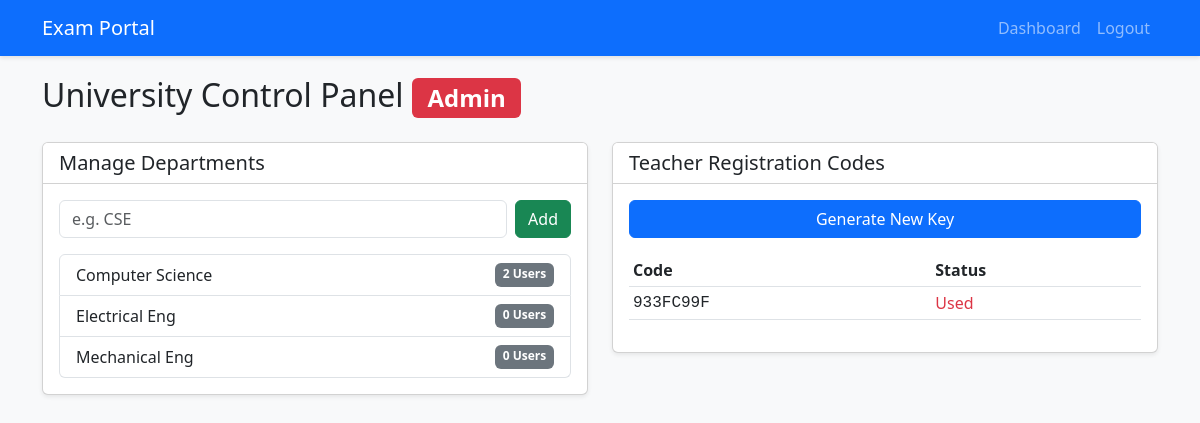
The app's page /admin/dashboard (signed in) with its own data.
### models.py (models this page shows)
class Department(db.Model):
    id = db.Column(db.Integer, primary_key=True)
    name = db.Column(db.String(50), unique=True, nullable=False)
    users = db.relationship('User', backref='department', lazy=True)
    exams = db.relationship('Exam', backref='department', lazy=True)

class TeacherCode(db.Model):
    id = db.Column(db.Integer, primary_key=True)
    code = db.Column(db.String(20), unique=True, nullable=False)
    is_used = db.Column(db.Boolean, default=False)

### app.py (the view)
@app.route("/admin/dashboard")
@login_required
def admin_dashboard():
    if current_user.role != 'admin': abort(403)
    return render_template('admin_dashboard.html', departments=Department.query.all(), codes=TeacherCode.query.all())

### app.py (called while the page is built)
@login_manager.user_loader
def load_user(user_id):
    return User.query.get(int(user_id))

### templates/admin_dashboard.html
{% extends "layout.html" %}
{% block content %}
<div class="row">
    <div class="col-md-12">
        <h2 class="mb-4">University Control Panel <span class="badge bg-danger">Admin</span></h2>
    </div>
    <div class="col-md-6">
        <div class="card shadow-sm mb-4">
            <div class="card-header bg-white">
                <h5 class="mb-0">Manage Departments</h5>
            </div>
            <div class="card-body">
                <form action="{{ url_for('add_dept') }}" method="POST" class="d-flex mb-3">
                    <input type="text" name="dept_name" class="form-control me-2" placeholder="e.g. CSE" required>
                    <button type="submit" class="btn btn-success">Add</button>
                </form>
                <ul class="list-group">
                    {% for dept in departments %}
                    <li class="list-group-item d-flex justify-content-between">
                        {{ dept.name }}
                        <span class="badge bg-secondary">{{ dept.users|length }} Users</span>
                    </li>
                    {% endfor %}
                </ul>
            </div>
        </div>
    </div>
    <div class="col-md-6">
        <div class="card shadow-sm mb-4">
            <div class="card-header bg-white">
                <h5 class="mb-0">Teacher Registration Codes</h5>
            </div>
            <div class="card-body">
                <form action="{{ url_for('generate_code') }}" method="POST" class="mb-3">
                    <button type="submit" class="btn btn-primary w-100">Generate New Key</button>
                </form>
                <div style="max-height: 200px; overflow-y: auto;">
                    <table class="table table-sm">
                        <thead>
                            <tr>
                                <th>Code</th>
                                <th>Status</th>
                            </tr>
                        </thead>
                        <tbody>
                            {% for c in codes %}
                            <tr>
                                <td class="font-monospace">{{ c.code }}</td>
                                <td>
                                    {% if c.is_used %}
                                        <span class="text-danger">Used</span>
                                    {% else %}
                                        <span class="text-success">Active</span>
                                    {% endif %}
                                </td>
                            </tr>
                            {% endfor %}
                        </tbody>
                    </table>
                </div>
            </div>
        </div>
    </div>
</div>
{% endblock %}

### templates/layout.html (style rules this page uses)
body { background-color: #f8f9fa; }

### records on screen
Department: name "Computer Science", users|length "2"
Department: name "Electrical Eng", users|length "0"
Department: name "Mechanical Eng", users|length "0"
TeacherCode: code "933FC99F", is_used "Used"
